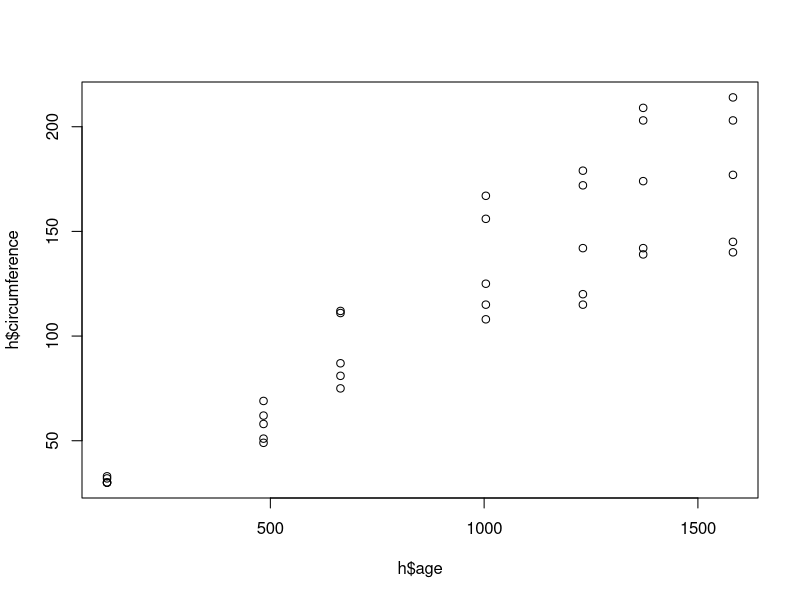

The R source for this figure:
## ---- chunk 1
data()
## ---- chunk 2
h<-Orange
summary(h)
plot(h$age,h$circumference)
## ---- chunk 3
model <- lm(circumference~age,data=h) # оцениваем модель
report <-summary(model) # создаём отчет по модели
report # выводим отчет на экран
## ---- chunk 4
vcov(model)
## ---- chunk 5
report$r.squared
## ---- chunk 6
report$adj.r.squared
## ---- chunk 7
model$coefficients
## ---- chunk 8
confint(model,level=0.90)
## ---- chunk 9
new.data<-data.frame(age=c(100,200,300))
predict(model,new.data,interval="confidence")
## ---- chunk 10
predict(model,new.data,interval="prediction")
